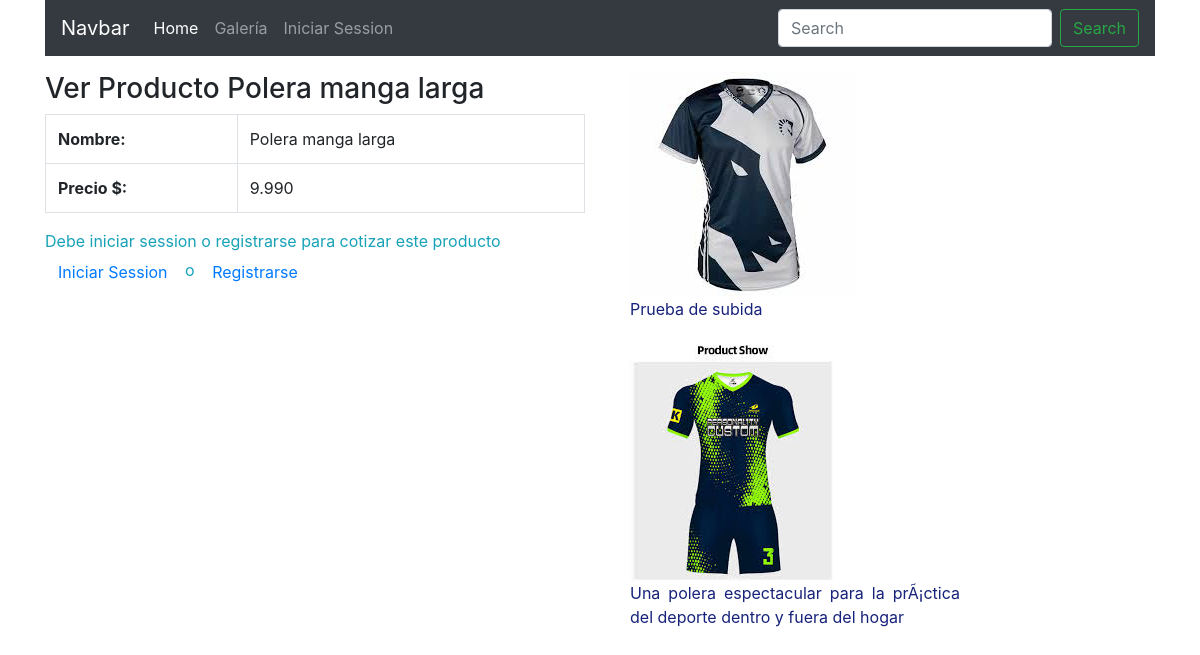
/verGaleria.php?id=15, run on the app's committed database.
### tables this page shows
CREATE TABLE `productos` (
  `id` int(11) NOT NULL AUTO_INCREMENT,
  `nombre` varchar(50) NOT NULL,
  `codigo` varchar(50) NOT NULL,
  `precio` int(11) DEFAULT NULL,
  `activo` int(11) NOT NULL,
  `created_at` datetime DEFAULT NULL,
  `updated_at` datetime DEFAULT NULL,
  PRIMARY KEY (`id`)
);

CREATE TABLE `imagenes` (
  `id` int(11) NOT NULL AUTO_INCREMENT,
  `titulo` varchar(50) NOT NULL,
  `descripcion` text,
  `producto_id` int(11) NOT NULL,
  `nombre` varchar(100) NOT NULL,
  `portada` int(11) NOT NULL,
  `created_at` datetime DEFAULT NULL,
  `updated_at` datetime DEFAULT NULL,
  PRIMARY KEY (`id`)
);

### verGaleria.php (the view, shortened to what this page needs)
<?php
require('conexion.php');
if (isset($_GET['id'])) {
	$id = (int) $_GET['id'];
	$producto = $con->prepare("SELECT id, nombre, precio FROM productos WHERE id = ?");
	$producto->bindParam(1, $id);
	$producto->execute();
	$res = $producto->fetch();
	$imagenes = $con->prepare("SELECT descripcion, nombre FROM imagenes WHERE producto_id = ?");
	$imagenes->bindParam(1, $id);
	$imagenes->execute();
	$img = $imagenes->fetchAll();
}
?>
<!DOCTYPE html>
<html>
<head>
	<link rel="stylesheet" href="https://stackpath.bootstrapcdn.com/bootstrap/4.4.1/css/bootstrap.min.css">
</head>
<body>
	<div class="container">
		<?php include('header.php'); ?>
		<div class="row">
			<div class="col-md-6 mt-3">
				<h3>Ver Producto <?php echo $res['nombre']; ?></h3>
				<table class="table table-hover table-bordered">
					<tr>
						<th>Nombre:</th>
						<td><?php echo $res['nombre']; ?></td>
					</tr>
					<tr>
						<th>Precio $:</th>
						<td><?php echo number_format($res['precio'],0,',','.'); ?></td>
					</tr>
				</table>
				<?php if(isset($_SESSION['autenticado'])): ?>
					<p>
						<form action="" method="post" class="form-inline" role="form">
							<div class="form-group mb-2 col-6">
								<select name="cantidad" class="form-control-plaintext">
									<option value="">Cantidad...</option>
									<option value="1">1</option>
									<option value="2">2</option>
									<option value="3">3</option>
									<option value="4">4</option>
									<option value="5">5</option>
								</select>
							</div>
							<div class="form-group col-6">
								<input type="hidden" name="producto" value="<?php echo $res['id']; ?>">
								<input type="hidden" name="enviar" value="si">
								<button type="submit" class="btn btn-primary">Cotizar</button>
							</div>
						</form>
					</p>
				<?php else: ?>
					<p class="text-info">
						Debe iniciar session o registrarse para cotizar este producto
						<a href="login.php" class="btn btn-link">Iniciar Session</a> o
						<a href="#" class="btn btn-link">Registrarse</a>
					</p>
				<?php endif; ?>
			</div>
			<div class="col-md-6 mt-3">
				<?php
					if (!$res):
				?>
					<p class="text-info">No hay imágenes disponibles...</p>
				<?php else:
					foreach ($img as $i):
				?>
					<div class="col-md-8">
						<img src="<?php echo BASE_IMG . $i['nombre']; ?>" class="img-responsive">
						<p style="color: #17227A" class="text-justify"><?php echo $i['descripcion']; ?></p>
					</div>
				<?php endforeach;endif; ?>
			</div>
		</div>
	</div>
</body>
</html>

### data on the page
productos: nombre "Polera manga larga", precio "9.990"
imagenes: nombre (picture), descripcion "Prueba de subida"
imagenes: nombre (picture), descripcion "Una polera espectacular para la prÃ¡ctica del deporte dentro y fuera del hogar"
